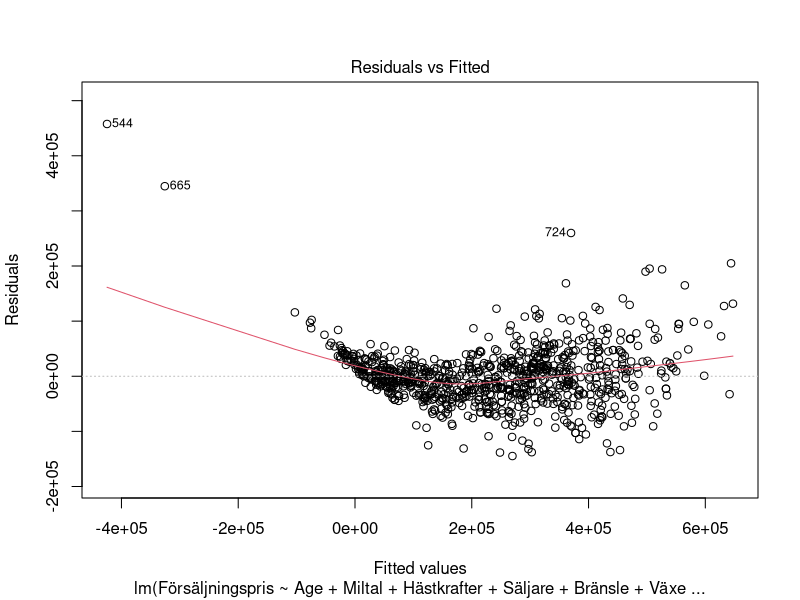
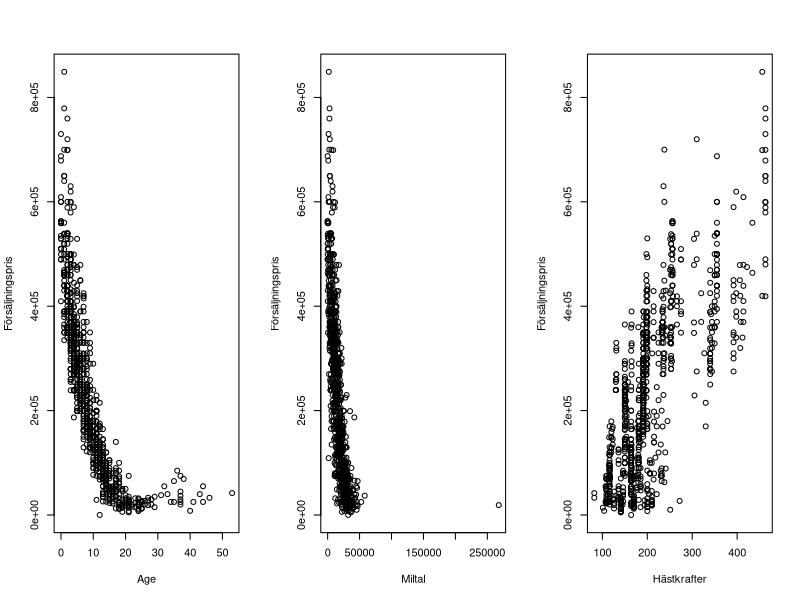
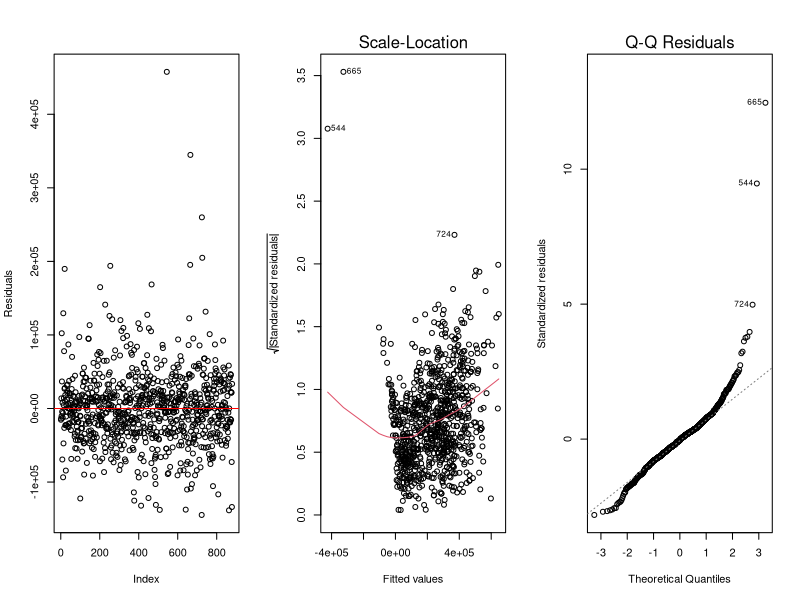
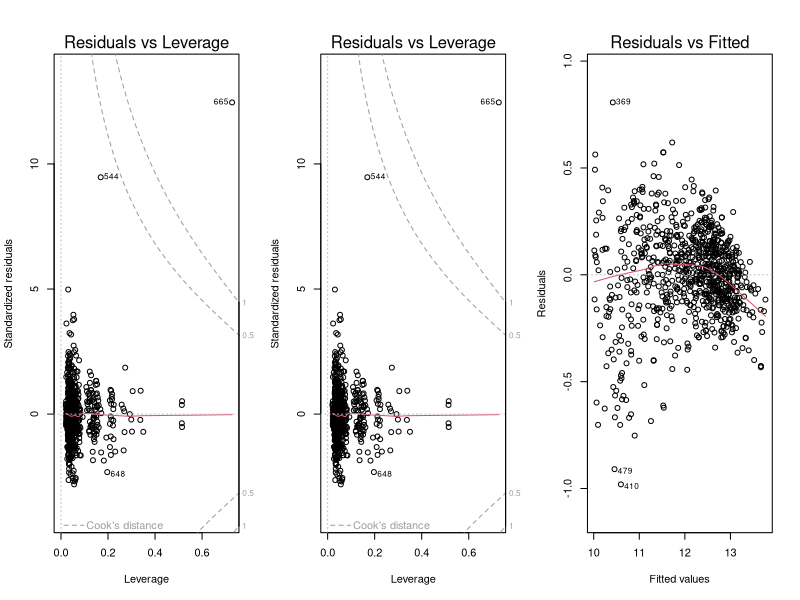
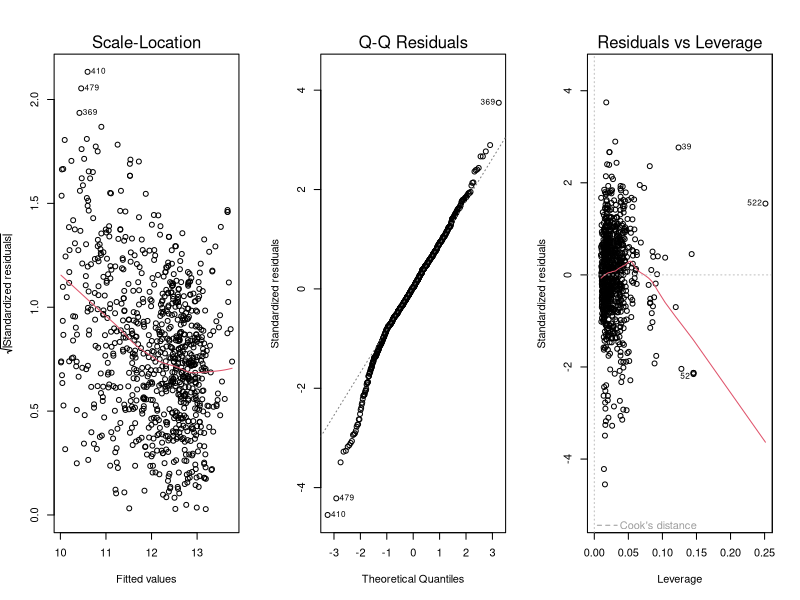
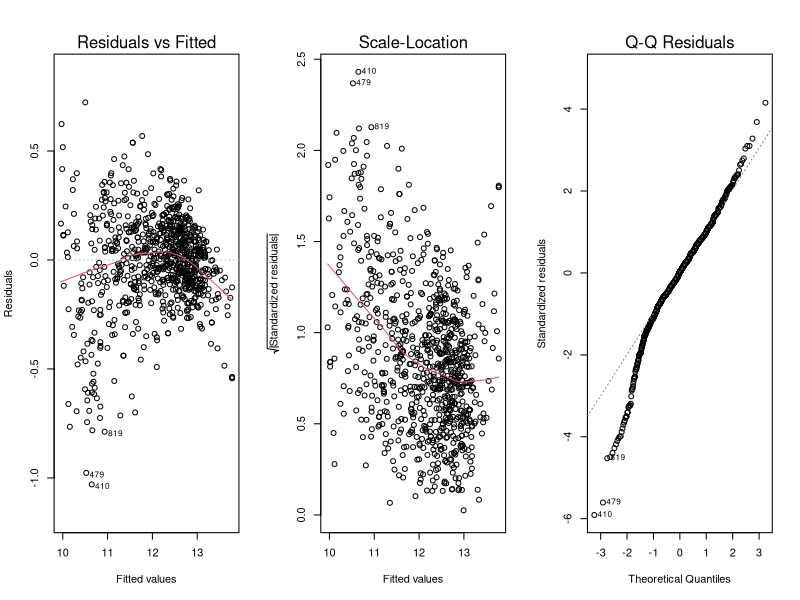
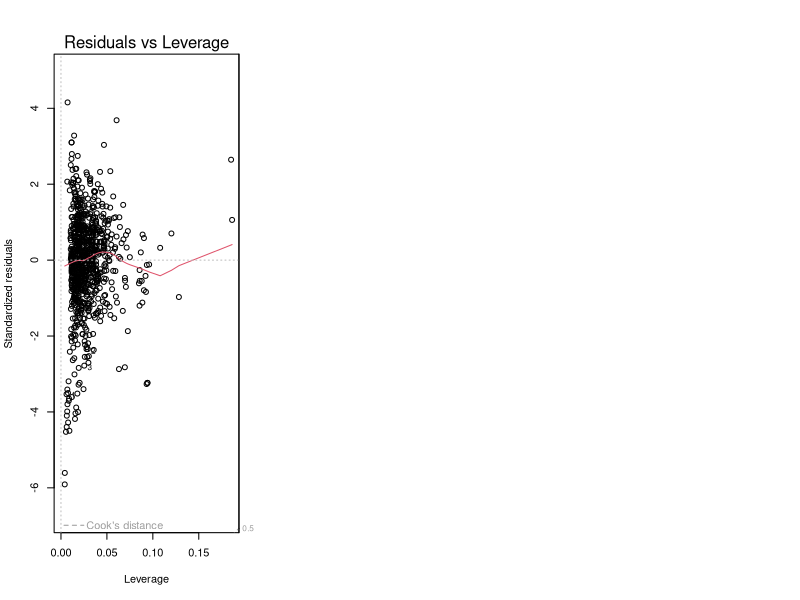
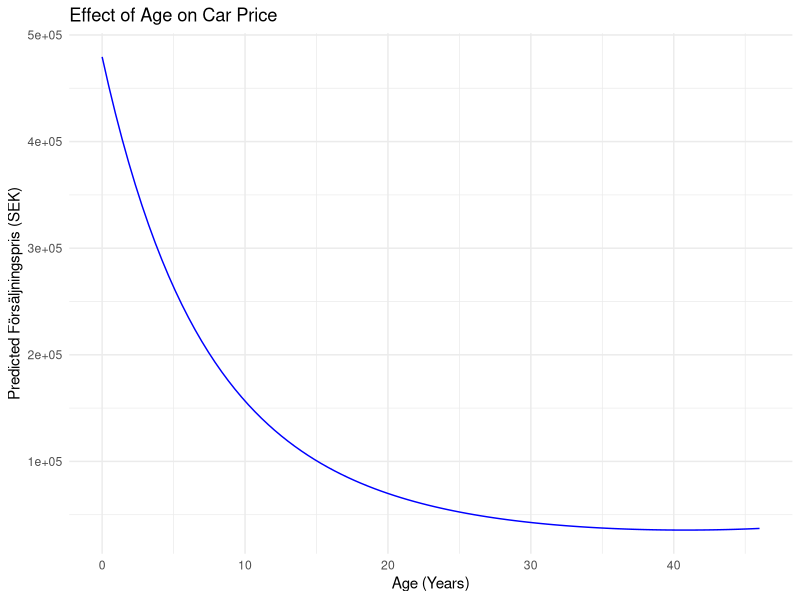

Reproduce these figures in R, in order.
library(readxl)
library(car)    
library(ggplot2) 
library(lmtest)
library(forcats)
library(dplyr)
library(sandwich)
library(lmtest)
library(MASS)


data <- read_excel("Datainsamling_volvo_sammanstalldV10.xlsx")

str(data)

summary(data)

data$Age <- 2025 - data$Modellår

data <- subset(data, select = -c(URL, Märke, Datum_i_trafik, Färg, Motorstorlek))

data$Säljare <- as.factor(data$Säljare)
data$Bränsle <- as.factor(data$Bränsle)
data$Växellåda <- as.factor(data$Växellåda)
data$Biltyp <- as.factor(data$Biltyp)
data$Drivning <- as.factor(data$Drivning)
data$Modell <- as.factor(data$Modell)
data$Region <- as.factor(data$Region)

data$Försäljningspris <- as.numeric(data$Försäljningspris)
data$Miltal <- as.numeric(data$Miltal)
data$Hästkrafter <- as.numeric(data$Hästkrafter)
data$Age <- as.numeric(data$Age)

colSums(is.na(data))

data <- na.omit(data[, c("Försäljningspris", "Age", "Miltal", "Hästkrafter", "Säljare", "Bränsle", "Växellåda", "Biltyp", "Drivning", "Modell", "Region")])

model2 <- lm(Försäljningspris ~ Age + Miltal + Hästkrafter + Säljare + Bränsle + Växellåda + Biltyp + Drivning + Modell + Region, data = data)

#running diagnostics to evaluate teoretical assumptions
#Non-linearity
plot(model2, which = 1)  # Residuals vs. Fitted
par(mfrow = c(1, 3))
plot(data$Age, data$Försäljningspris, xlab = "Age", ylab = "Försäljningspris")
plot(data$Miltal, data$Försäljningspris, xlab = "Miltal", ylab = "Försäljningspris")
plot(data$Hästkrafter, data$Försäljningspris, xlab = "Hästkrafter", ylab = "Försäljningspris")

#Correlated residuals
library(lmtest)
dwtest(model2)
plot(resid(model2), type = "p", ylab = "Residuals", xlab = "Index")
abline(h = 0, col = "red")

#Heteroskedasticity
plot(model2, which = 3)
bptest(model2)

#Non-normality of residuals
plot(model2, which = 2)
shapiro.test(resid(model2))

#Outliers
plot(model2, which = 5)
std_resid <- rstandard(model2)
outliers <- which(abs(std_resid) > 3)
if (length(outliers) > 0) print(data[outliers, ]) else print("No significant outliers detected.")

#High leverage points
plot(model2, which = 5)
cooks_d <- cooks.distance(model2)
high_leverage <- which(cooks_d > 4 / nrow(data))
if (length(high_leverage) > 0) print(data[high_leverage, ]) else print("No high leverage points detected.")

#Multicollinearity 
cor(data[, c("Age", "Miltal", "Hästkrafter")], use = "complete.obs")
vif(model2)

#Based on above diagnostics the below changes are applied to conform to teoretical assumptions
#Transform variables
data$log_Pris <- log(data$Försäljningspris)
data$log_Miltal <- log(data$Miltal + 1)

#Simplify Modell 
data$Modell <- fct_lump(data$Modell, n = 10)

#Refit model without Region
model_fixed <- lm(log_Pris ~ poly(Age, 2) + log_Miltal + Hästkrafter +
                    Säljare + Bränsle + Växellåda + Biltyp + Drivning +
                    Modell, data = data)

#Identify problematic points
std_resid <- rstandard(model_fixed)
cooks_d <- cooks.distance(model_fixed)
outliers <- which(abs(std_resid) > 3)
high_leverage <- which(cooks_d > 4 / nrow(data))
problematic <- union(outliers, high_leverage)

#Remove those points and refit final model 
data_clean <- data[-problematic, ]

model_final <- lm(log_Pris ~ poly(Age, 2) + log_Miltal + Hästkrafter +
                    Säljare + Bränsle + Växellåda + Biltyp + Drivning +
                    Modell, data = data_clean)


#Re-checking diagnostics
plot(model_final, which = 1)

dwtest(model_final)

plot(model_final, which = 3)
bptest(model_final)

plot(model_final, which = 2)
shapiro.test(resid(model_final))

std_resid <- rstandard(model_final)
outliers <- which(abs(std_resid) > 3)
if (length(outliers) > 0) print(data_clean[outliers, ]) else print("No significant outliers detected.")

plot(model_final, which = 5)

vif(model_final)

#re-fitting model and using Robust Regression
model_robust <- rlm(log_Pris ~ poly(Age, 2) + log_Miltal + Hästkrafter + Säljare + Bränsle + Växellåda + Biltyp + Drivning + Modell, data = data_clean)
summary(model_robust)


#Re-checking diagnostics once again
plot(model_robust, which = 1)

dwtest(model_robust)

plot(model_robust, which = 3)
bptest(model_robust)

plot(model_robust, which = 2)
shapiro.test(resid(model_robust))

std_resid <- rstandard(model_robust)
outliers <- which(abs(std_resid) > 3)
if (length(outliers) > 0) print(data_clean[outliers, ]) else print("No significant outliers detected.")

plot(model_robust, which = 5)

vif(model_robust)

summary(model_robust)

#checking for errors in flagged data points
data_clean[c(410, 479), ]

# Create a new data frame for predictions
# specifically measuring the effect of Age on price (creating 100 values between min and max) while other
# variables remain constant 

new_data_age <- data.frame(
  Age = seq(min(data_clean$Age), max(data_clean$Age), length.out = 100),
  log_Miltal = mean(data_clean$log_Miltal),
  Hästkrafter = mean(data_clean$Hästkrafter),
  Säljare = "Företag",
  Bränsle = "Bensin",
  Växellåda = "Automat",
  Biltyp = "Kombi",
  Drivning = "Fyrhjulsdriven",
  Modell = "V60"
)

# Predict log_Pris and convert to Försäljningspris
new_data_age$pred_log_Pris <- predict(model_robust, newdata = new_data_age)
new_data_age$pred_Pris <- exp(new_data_age$pred_log_Pris)

ggplot(new_data_age, aes(x = Age, y = pred_Pris)) +
  geom_line(color = "blue") +
  labs(x = "Age (Years)", y = "Predicted Försäljningspris (SEK)", 
       title = "Effect of Age on Car Price") +
  theme_minimal()

# specifically measuring the effect of Miltal on price (creating 100 values between min and max) while other
# variables remain constant 

new_data_miltal <- data.frame(
  Age = mean(data_clean$Age),
  log_Miltal = seq(min(data_clean$log_Miltal), max(data_clean$log_Miltal), length.out = 100),
  Hästkrafter = mean(data_clean$Hästkrafter),
  Säljare = "Företag",
  Bränsle = "Bensin",
  Växellåda = "Automat",
  Biltyp = "Kombi",
  Drivning = "Fyrhjulsdriven",
  Modell = "V60"
)

new_data_miltal$pred_log_Pris <- predict(model_robust, newdata = new_data_miltal)
new_data_miltal$pred_Pris <- exp(new_data_miltal$pred_log_Pris)

ggplot(new_data_miltal, aes(x = exp(log_Miltal) - 1, y = pred_Pris)) +  # Convert back to Miltal
  geom_line(color = "red") +
  labs(x = "Mileage (Miltal)", y = "Predicted Försäljningspris (SEK)", 
       title = "Effect of Mileage on Car Price") +
  theme_minimal()

# specifically measuring the effect of Horsepower on price (creating 100 values between min and max) while other
# variables remain constant 

new_data_horsepower <- data.frame(
  Age = mean(data_clean$Age),
  log_Miltal = mean(data_clean$log_Miltal),
  Hästkrafter = seq(min(data_clean$Hästkrafter), max(data_clean$Hästkrafter), length.out = 100),
  Säljare = "Företag",
  Bränsle = "Bensin",
  Växellåda = "Automat",
  Biltyp = "Kombi",
  Drivning = "Fyrhjulsdriven",
  Modell = "V60"
)

new_data_horsepower$pred_log_Pris <- predict(model_robust, newdata = new_data_horsepower)
new_data_horsepower$pred_Pris <- exp(new_data_horsepower$pred_log_Pris)

ggplot(new_data_horsepower, aes(x = Hästkrafter, y = pred_Pris)) +
  geom_line(color = "green") +
  labs(x = "Horsepower (Hästkrafter)", y = "Predicted Försäljningspris (SEK)", 
       title = "Effect of Horsepower on Car Price") +
  theme_minimal()

# specifically measuring the effect of salestype on price (only create two rows, company vs private) while other
# variables remain constant 

new_data_säljare <- data.frame(
  Age = mean(data_clean$Age),
  log_Miltal = mean(data_clean$log_Miltal),
  Hästkrafter = mean(data_clean$Hästkrafter),
  Säljare = factor(c("Företag", "Privat")),
  Bränsle = "Bensin",
  Växellåda = "Automat",
  Biltyp = "Kombi",
  Drivning = "Fyrhjulsdriven",
  Modell = "V60"
)

new_data_säljare$pred_log_Pris <- predict(model_robust, newdata = new_data_säljare)
new_data_säljare$pred_Pris <- exp(new_data_säljare$pred_log_Pris)

ggplot(new_data_säljare, aes(x = Säljare, y = pred_Pris, fill = Säljare)) +
  geom_bar(stat = "identity") +
  labs(x = "Seller Type (Säljare)", y = "Predicted Försäljningspris (SEK)", 
       title = "Effect of Seller Type on Car Price") +
  theme_minimal()

# specifically measuring the effect of Modell on price (one row per modell) while other
# variables remain constant with their mean

new_data_modell <- data.frame(
  Age = mean(data_clean$Age),
  log_Miltal = mean(data_clean$log_Miltal),
  Hästkrafter = mean(data_clean$Hästkrafter),
  Säljare = "Företag",
  Bränsle = "Bensin",
  Växellåda = "Automat",
  Biltyp = "Kombi",
  Drivning = "Fyrhjulsdriven",
  Modell = factor(levels(data_clean$Modell))
)

new_data_modell$pred_log_Pris <- predict(model_robust, newdata = new_data_modell)
new_data_modell$pred_Pris <- exp(new_data_modell$pred_log_Pris)

ggplot(new_data_modell, aes(x = Modell, y = pred_Pris, fill = Modell)) +
  geom_bar(stat = "identity") +
  labs(x = "Model (Modell)", y = "Predicted Försäljningspris (SEK)", 
       title = "Effect of Model on Car Price") +
  theme_minimal() +
  theme(axis.text.x = element_text(angle = 45, hjust = 1))

#Calculating pseudo R^2 since rlm don't output automatically in model summary

y <- data_clean$log_Pris
y_hat <- predict(model_robust)
rss <- sum((y - y_hat)^2)
tss <- sum((y - mean(y))^2)
pseudo_r2 <- 1 - rss / tss
pseudo_r2


#calculating and including p-value for the robust regression model
summary_model <- summary(model_robust)
t_values <- summary_model$coefficients[, "t value"]
p_values <- 2 * pt(-abs(t_values), df = summary_model$df[2])
cbind(summary_model$coefficients, "Pr(>|t|)" = p_values)


#randomly select 10 cars from the data set
set.seed(123) 
sample_rows <- sample(nrow(data_clean), 10)
sample_data <- data_clean[sample_rows, ]

#predict log price and convert to price
sample_data$pred_log_Pris <- predict(model_robust, newdata = sample_data)
sample_data$pred_Pris <- exp(sample_data$pred_log_Pris)

#show comparison
sample_data[c("Försäljningspris", "pred_Pris")]

#creating column with predictions for all data 
data_clean$pred_log_Pris <- predict(model_robust)
data_clean$pred_Pris <- exp(data_clean$pred_log_Pris)

#Residuals
residuals <- data_clean$Försäljningspris - data_clean$pred_Pris

#Metrics
MAE <- mean(abs(residuals))                         # Mean Absolute Error
RMSE <- sqrt(mean(residuals^2))                     # Root Mean Squared Error
MAPE <- mean(abs(residuals) / data_clean$Försäljningspris) * 100  # in percentage

cat("MAE: ", round(MAE, 2), "\n")
cat("RMSE: ", round(RMSE, 2), "\n")
cat("MAPE: ", round(MAPE, 2), "%\n")
